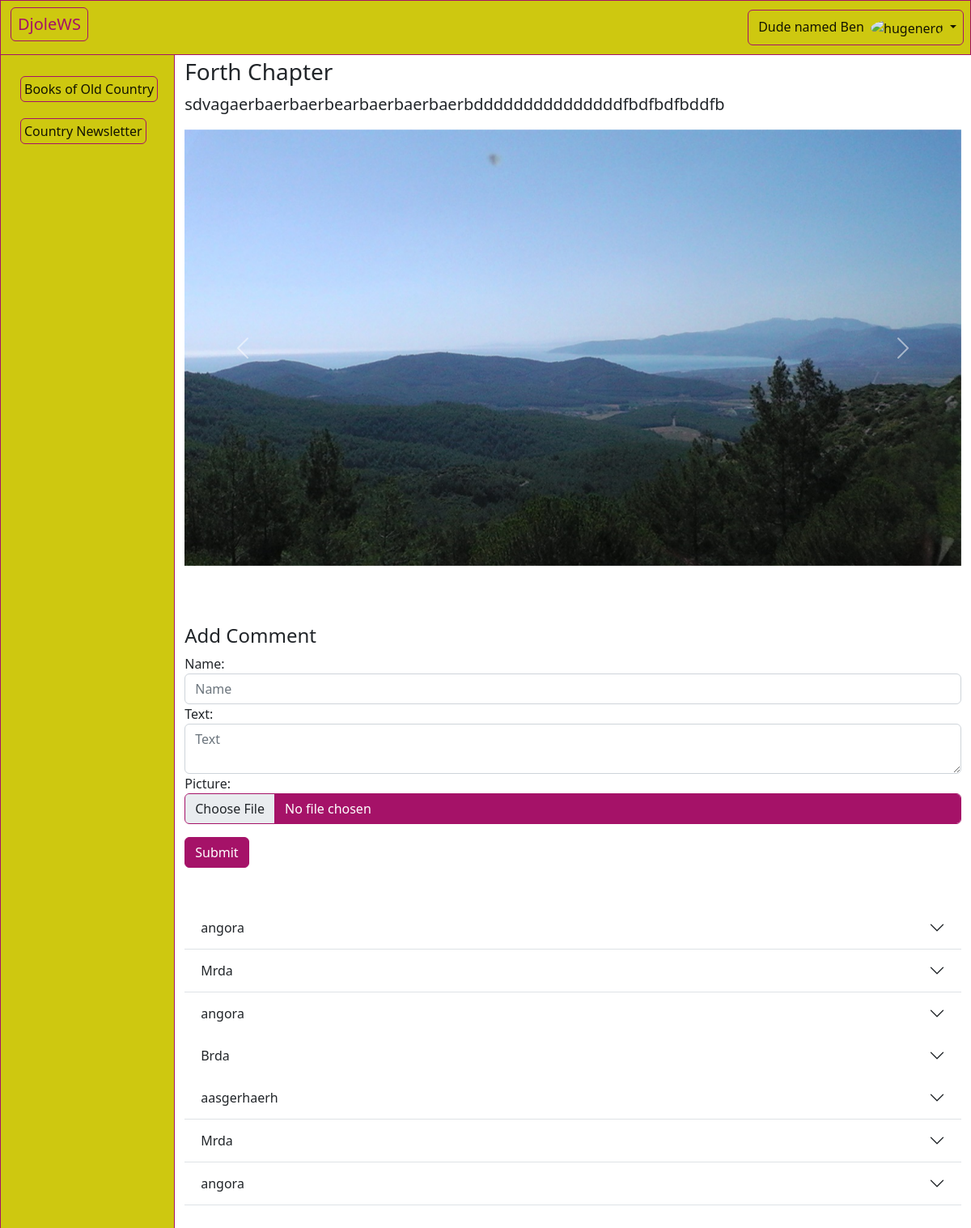
Before: /chapter/4 (signed in) with the older database file.
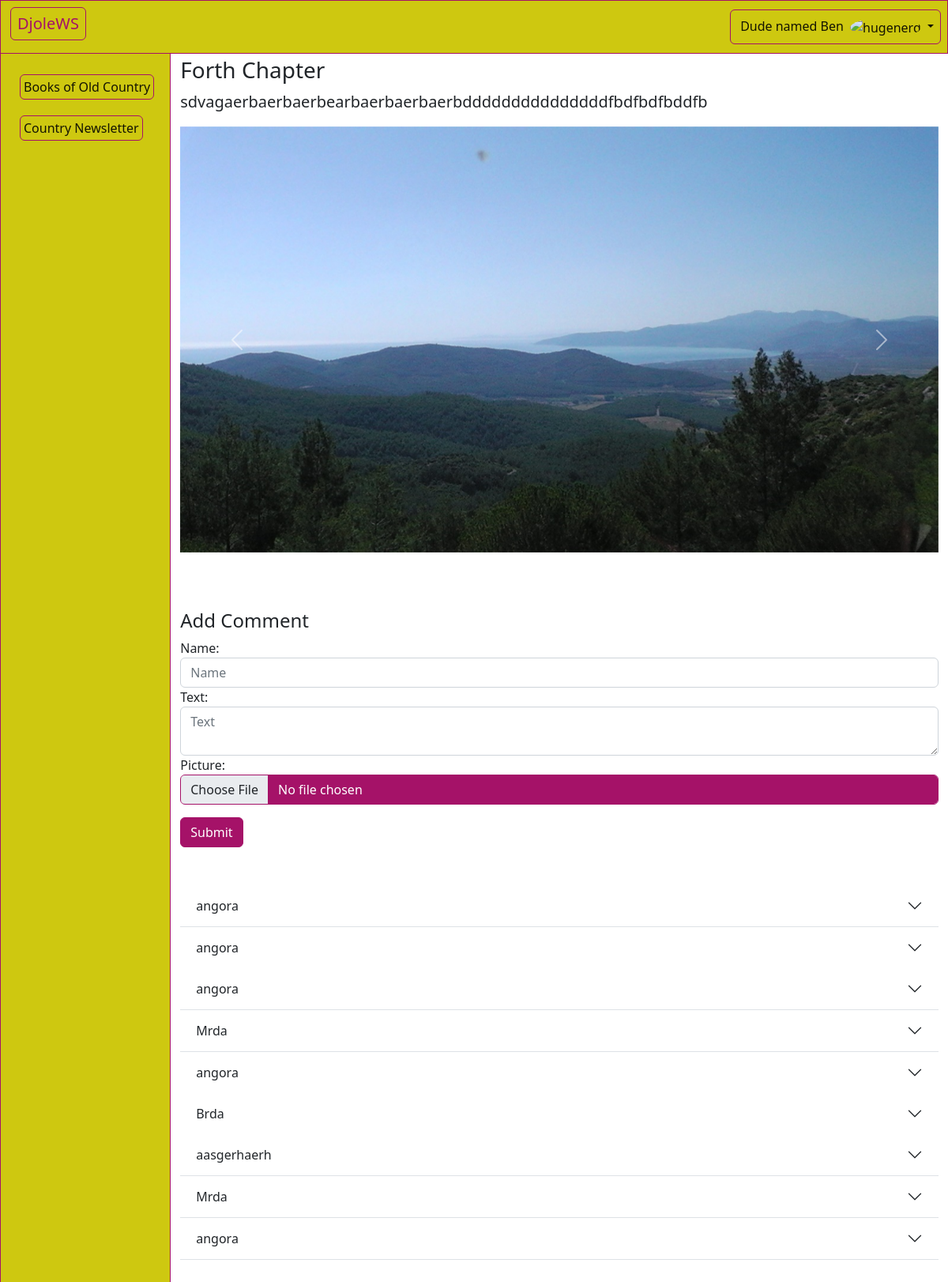
After: the same page with the newer database file.
### index/models.py (models this page shows, shortened)
class Image(models.Model):
    chapter = models.ManyToManyField('Chapter', through='Img', related_name='chapter_image')
    imageInSett = models.ImageField(null=True, blank=True, upload_to="images/")

class Comment(models.Model):
    name = models.CharField(max_length=60)
    chapter = models.ForeignKey(Chapter, on_delete=models.CASCADE)
    image = models.ImageField(null=True, blank=True, upload_to="images/")
    text = models.TextField()
    created_at = models.DateTimeField(auto_now_add=True)

### index/views.py (the view)
# urls.py: path('chapter/<int:pk>', views.DetailChapter.as_view(), name='detail_chapter'),
class DetailChapter(View):
    model = Chapter
    template_name = 'index/detail_chapter.html'
    def get(self, request, pk):
        x = get_object_or_404(Chapter, id=pk)
        images = Image.objects.filter(chapter=x)
        comments = Comment.objects.filter(chapter=x).order_by('-created_at')
        text = Chapter.text
        comm = CommentForm
        context = {
            'chapters': Chapter.objects.all(),
            'chapter': x,
            'images': images,
            'comments': comments,
            'CommentForm': comm,
            }
        return render(request, self.template_name, context)

### index/templates/index/detail_chapter.html (shortened to what this page needs)
{% extends '_base.html' %}
{% block content %}
<h3>{{ chapter.name }}</h3>
<p class="lead">{{ chapter.text }}</p>
{% if images %}
<div id="carouselExampleControls" class="carousel slide" data-bs-ride="carousel">
    <div class="carousel-inner">
        {% for image in images %}
      <div class="carousel-item
      {% if forloop.counter == 1 %}
      active
      {% endif %}
      ">
        <img src="{{ image.imageInSett.url }}" class="d-block w-100" alt="{{ image.imageInSett }}">
      </div>
      {% endfor %}
    </div>
    <button class="carousel-control-prev" type="button" data-bs-target="#carouselExampleControls" data-bs-slide="prev">
      <span class="carousel-control-prev-icon table-primary" aria-hidden="true"></span>
    </button>
    <button class="carousel-control-next" type="button" data-bs-target="#carouselExampleControls" data-bs-slide="next">
      <span class="carousel-control-next-icon" aria-hidden="true"></span>
    </button>
  </div>
  {% endif %}
<div><h4>Add Comment</h4>
    <form action="{% url 'index:chapter_comment_create' chapter.id %}" method="post" enctype="multipart/form-data">
        <div class="mb-3">
        {{ CommentForm }}
        </div>
        <input  type="submit" class="mb-5 btn btn-primary">
    </form>
</div>
  {% if comments %}
  {% for comment in comments %}
  {% if comment.chapter.id == chapter.id %}
  <div class="accordion accordion-flush" id="accordionFlushExample">
    <div class="accordion-item">
      <h2 class="accordion-header" id="flush-heading{{ comment.id }}">
        <button class="accordion-button collapsed" type="button" data-bs-toggle="collapse" data-bs-target="#flush-collapse{{ comment.id }}" aria-expanded="false" aria-controls="flush-collapse{{ comment.id }}">
            {{ comment.name }}
        </button>
      </h2>
      <div id="flush-collapse{{ comment.id }}" class="accordion-collapse collapse" aria-labelledby="flush-heading{{ comment.id }}" data-bs-parent="#accordionFlushExample">
        <div class="accordion-body">
        <div class="row flex-nowrap">
        </div>
    </div>
        </div>
      </div>
    </div>
  {% endif %}
  {% endfor %}
  {% endif %}</br></br></br></br>
{% endblock %}

Changed rows visible on the page:
added Comment: name "angora"
added Comment: name "angora"
